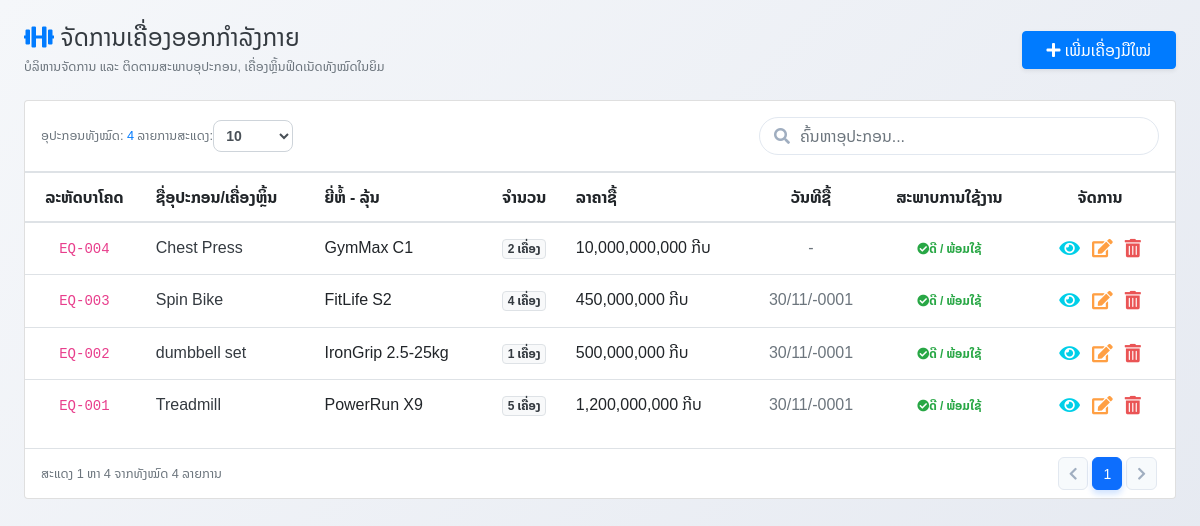
Page /pages/equipment_manage.php (signed in) on the committed database.
### tables this page shows
CREATE TABLE `equipment` (
  `equipment_id` int(11) NOT NULL AUTO_INCREMENT,
  `equipment_code` varchar(50) NOT NULL,
  `equipment_name` varchar(100) NOT NULL,
  `brand_model` varchar(100) DEFAULT NULL,
  `quantity` int(11) DEFAULT 1,
  `status` varchar(20) DEFAULT '??????',
  `purchase_date` date DEFAULT NULL,
  `price` decimal(12,2) DEFAULT 0.00,
  `description` varchar(255) DEFAULT NULL,
  `equipment_img` varchar(100) DEFAULT 'default_eq.png',
  `created_at` datetime DEFAULT current_timestamp(),
  PRIMARY KEY (`equipment_id`),
  UNIQUE KEY `equipment_code` (`equipment_code`)
);

### config/db.php (called while the page is built, shortened)
<?php
if (!function_exists('formatCurrency')) {
    function formatCurrency($amount)
    {
        return number_format((float)$amount, 0, '.', ',') . ' ກີບ';
    }
}
if (!function_exists('hasPermission')) {
    function hasPermission($module, $action = 'view') {
        return true;
    }
}
?>

### pages/equipment_manage.php (the view, shortened to what this page needs)
<?php
require_once '../config/db.php';
$equipment = [];
$sql = "SELECT * FROM equipment ORDER BY equipment_id DESC";
$result = mysqli_query($conn, $sql);
if ($result) {
    while ($row = mysqli_fetch_assoc($result)) {
        $equipment[] = $row;
    }
}
?>
<!DOCTYPE html>
<html lang="lo">
<head>
    <link rel="stylesheet" href="../assets/css/local-font.css?v=<?php echo time(); ?>">
    <link rel="stylesheet" href="../bootstrap/css/bootstrap.min.css">
    <link rel="stylesheet" href="../icon/css/all.min.css">
    <link rel="stylesheet" href="../assets/css/pages/users-manage.css">
</head>
<body>
<div class="container-fluid py-4 px-3 px-md-4">
    <div class="d-flex flex-wrap justify-content-between align-items-center mb-4 gap-2">
        <div>
            <h4 class="fw-bold text-dark mb-1">
                <i class="fas fa-dumbbell text-primary me-2"></i> ຈັດການເຄື່ອງອອກກຳລັງກາຍ
            </h4>
            <p class="text-muted small mb-0">ບໍລິຫານຈັດການ ແລະ ຕິດຕາມສະພາບອຸປະກອນ, ເຄື່ອງຫຼິ້ນຟິດເນັດທັງໝົດໃນຍິມ</p>
        </div>
        <div>
            <?php if (hasPermission('equipment', 'add')): ?>
            <button class="btn btn-primary rounded-pill px-4 shadow-sm" onclick="openCreateModal()">
                <i class="fas fa-plus me-1"></i> ເພີ່ມເຄື່ອງມືໃໝ່
            </button>
            <?php endif; ?>
        </div>
    </div>
    <div class="card card-custom">
        <div class="card-body p-0">
            <div class="p-3 border-bottom d-flex flex-wrap justify-content-between align-items-center gap-3">
                <div class="d-flex align-items-center flex-wrap gap-3">
                    <div class="text-muted small">
                        ອຸປະກອນທັງໝົດ: <span class="fw-bold text-primary" id="eqCount"><?= count($equipment) ?></span> ລາຍການ
                    </div>
                    <div class="d-flex align-items-center gap-2">
                        <span class="text-muted small">ສະແດງ:</span>
                        <select id="pageSizeSelect" class="form-control form-control-sm" style="width: 80px; border-radius: 8px; font-weight: bold; height: 32px;">
                            <option value="10" selected>10</option>
                        </select>
                    </div>
                </div>
                <div class="search-box flex-grow-1" style="max-width: 400px;">
                    <i class="fas fa-search"></i>
                    <input type="text" id="searchInput" class="form-control" placeholder="ຄົ້ນຫາອຸປະກອນ...">
                </div>
            </div>
            <div class="table-responsive">
                <table class="table table-custom table-hover align-middle">
                    <thead>
                        <tr>
                            <th class="text-center">ລະຫັດບາໂຄດ</th>
                            <th>ຊື່ອຸປະກອນ/ເຄື່ອງຫຼິ້ນ</th>
                            <th>ຍີ່ຫໍ້ - ລຸ້ນ</th>
                            <th class="text-center">ຈຳນວນ</th>
                            <th class="text-end">ລາຄາຊື້</th>
                            <th class="text-center">ວັນທີຊື້</th>
                            <th class="text-center">ສະພາບການໃຊ້ງານ</th>
                            <th class="text-center" style="width: 150px;">ຈັດການ</th>
                        </tr>
                    </thead>
                    <tbody id="eqTableBody">
                        <?php if (empty($equipment)): ?>
                            <tr>
                                <td colspan="8" class="text-center py-5 text-muted">
                                    <i class="fas fa-dumbbell fa-2x mb-3 d-block text-secondary"></i>
                                    ຍັງບໍ່ມີຂໍ້ມູນເຄື່ອງອອກກຳລັງກາຍ
                                </td>
                            </tr>
                        <?php else: ?>
                            <?php foreach ($equipment as $e): ?>
                                <tr class="eq-row">
                                    <td class="text-center"><code><?= htmlspecialchars($e['equipment_code']) ?></code></td>
                                    <td class="fw-bold text-dark"><?= htmlspecialchars($e['equipment_name']) ?></td>
                                    <td><?= htmlspecialchars($e['brand_model'] ?: '-') ?></td>
                                    <td class="text-center"><span class="badge bg-light text-dark border"><?= $e['quantity'] ?> ເຄື່ອງ</span></td>
                                    <td class="text-end fw-bold"><?= formatCurrency($e['price']) ?></td>
                                    <td class="text-center text-muted"><?= $e['purchase_date'] ? date('d/m/Y', strtotime($e['purchase_date'])) : '-' ?></td>
                                    <td class="text-center">
                                        <?php if ($e['status'] === 'ດີ'): ?>
                                            <span class="badge bg-success-light text-success px-3 py-1.5" style="border-radius: 20px;"><i class="fas fa-check-circle me-1"></i>ດີ / ພ້ອມໃຊ້</span>
                                        <?php else: ?>
                                            <span class="badge bg-danger-light text-danger px-3 py-1.5" style="border-radius: 20px;"><i class="fas fa-wrench me-1"></i>ເພ / ຊຳລຸດ</span>
                                        <?php endif; ?>
                                    </td>
                                    <td class="text-center">
                                        <div class="d-flex justify-content-center gap-1">
                                            <button class="btn btn-info btn-sm btn-action text-white" onclick="viewEquipment(<?= $e['equipment_id'] ?>)" title="ເບິ່ງລາຍລະອຽດ">
                                                <i class="fas fa-eye"></i>
                                            </button>
                                            <?php if (hasPermission('equipment', 'edit')): ?>
                                            <button class="btn btn-warning btn-sm btn-action" onclick="openEditModal(<?= $e['equipment_id'] ?>)" title="ແກ້ໄຂ">
                                                <i class="fas fa-edit"></i>
                                            </button>
                                            <?php endif; ?>
                                            <?php if (hasPermission('equipment', 'delete')): ?>
                                            <button class="btn btn-danger btn-sm btn-action" onclick="deleteEquipment(<?= $e['equipment_id'] ?>)" title="ລົບ">
                                                <i class="fas fa-trash-alt"></i>
                                            </button>
                                            <?php endif; ?>
                                        </div>
                                    </td>
                                </tr>
                            <?php endforeach; ?>
                        <?php endif; ?>
                    </tbody>
                </table>
            </div>
        </div>
        <div class="card-footer bg-white border-top px-3 py-2 d-flex flex-wrap justify-content-between align-items-center gap-2" style="border-bottom-left-radius: 16px; border-bottom-right-radius: 16px;">
            <div class="text-muted small" id="paginationInfo">
            </div>
            <nav aria-label="Page navigation">
                <ul class="pagination pagination-sm mb-0 justify-content-center" id="paginationControls"></ul>
            </nav>
        </div>
    </div>
</div>
</body>
</html>

### assets/css/pages/users-manage.css (style rules this page uses)
* { font-family: 'Noto Sans Lao', 'Noto Sans Lao Looped', 'Phetsarath OT', sans-serif; }
body { background: linear-gradient(135deg, #f5f7fa 0%, #e4e8f0 100%); min-height: 100vh; animation: pageFadeIn 0.7s cubic-bezier(0.25, 1, 0.5, 1) both; }
.table thead th { white-space: nowrap; }
.search-box { position: relative; }
.search-box i { position: absolute; left: 15px; top: 50%; transform: translateY(-50%); color: #a0aec0; }
.search-box input { padding-left: 40px; border-radius: 30px; border: 1px solid #e2e8f0; transition: all 0.3s ease; }
.btn-action, table td:last-child .btn, table td:last-child button, .btn-view-details, .btn-edit, .btn-delete { background: transparent !important; border: none !important; box-shadow: none !important; padding: 4px 6px !important; font-size: 1.15rem !important; transition: all 0.2s ease !important; min-width: auto !important; height: auto !important; line-height: 1 !important; }
.btn-action.btn-warning, .btn-action.btn-outline-info, table td:last-child .btn-warning, table td:last-child .btn-outline-info, table td:last-child button.btn-warning, .btn-edit { color: #ff9f43 !important; }
.btn-action.btn-danger, .btn-action.btn-outline-danger, table td:last-child .btn-danger, table td:last-child .btn-outline-danger, table td:last-child button.btn-danger, .btn-delete { color: #ea5455 !important; }
.btn-action.btn-info, .btn-action.btn-outline-primary, table td:last-child .btn-info, table td:last-child .btn-outline-primary, table td:last-child button.btn-info, table td:last-child .text-white.btn-info, table td:last-child button.text-white, .btn-view-details { color: #00cfe8 !important; }
.card-custom { animation: cardSlideUp 0.55s cubic-bezier(0.16, 1, 0.3, 1) both; }

### pages/equipment_manage.php (style rules this page uses)
body { font-family: 'Noto Sans Lao Looped', sans-serif; background-color: #f4f6f9; }

### rows in the picture
equipment: equipment_code "EQ-004", equipment_name "Chest Press", brand_model "GymMax C1", quantity "2", price "10,000,000,000 ກີບ", status "ດີ" (drawn)
equipment: equipment_code "EQ-003", equipment_name "Spin Bike", brand_model "FitLife S2", quantity "4", price "450,000,000 ກີບ", purchase_date "30/11/-0001", status "ດີ" (drawn)
equipment: equipment_code "EQ-002", equipment_name "dumbbell set", brand_model "IronGrip 2.5-25kg", quantity "1", price "500,000,000 ກີບ", purchase_date "30/11/-0001", status "ດີ" (drawn)
equipment: equipment_code "EQ-001", equipment_name "Treadmill", brand_model "PowerRun X9", quantity "5", price "1,200,000,000 ກີບ", purchase_date "30/11/-0001", status "ດີ" (drawn)

### other values in the picture
count($equipment) "4"
